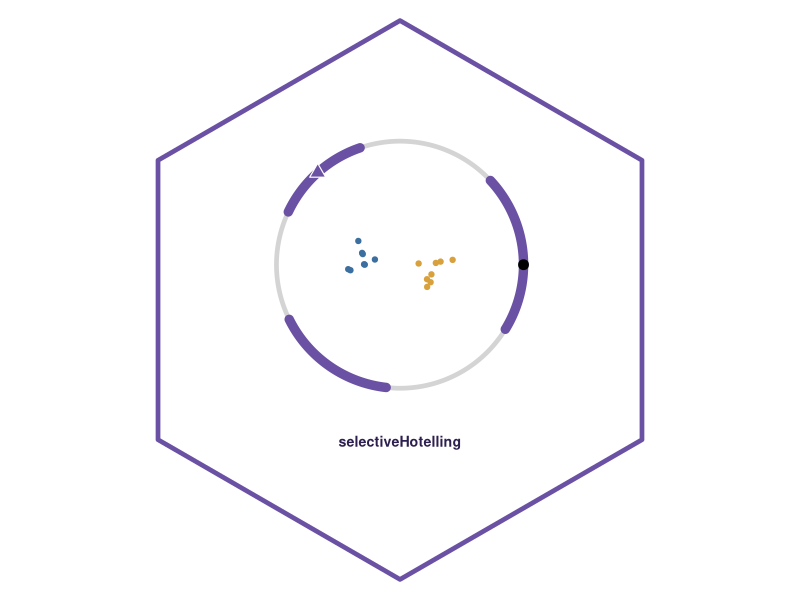

Recreate this plot in R.
# Hex logo: the circle of rotation angles (Figure 3(c) of the paper). The thick arcs are the
# angles at which the clustering still returns the tested pair; the black dot is the observed
# data (angle 0) and the triangle an accepted step. Run from the package root:
#   Rscript pkgdown/logo.R          -> man/figures/logo.png
library(ggplot2)
FEAS <- "#6A51A3"; INFEAS <- "#D4D4D4"; CL1 <- "#3B6FA0"; CL2 <- "#D9A13B"; INK <- "#2D1F4F"

hex <- data.frame(x = 0.95 * cos(pi / 6 + (0:5) * pi / 3), y = 0.95 * sin(pi / 6 + (0:5) * pi / 3))
arc <- function(a, b, n = 200) { t <- seq(a, b, length.out = n); data.frame(x = cos(t), y = sin(t)) }
R <- 0.42; cy <- 0.12                                   # circle radius and centre
sc <- function(d) transform(d, x = R * x, y = R * y + cy)
arcs <- list(c(-0.55, 0.75), c(1.9, 2.7), c(3.6, 4.6))  # feasible angles (radians)
feas <- do.call(rbind, lapply(seq_along(arcs), function(i) cbind(sc(arc(arcs[[i]][1], arcs[[i]][2])), g = i)))
obs <- sc(data.frame(x = 1, y = 0))
acc <- sc(data.frame(x = cos(2.3), y = sin(2.3)))
set.seed(3)                                             # two small tested clusters inside the circle
pts <- rbind(data.frame(x = rnorm(8, -0.13, 0.04), y = rnorm(8, cy + 0.03, 0.04), c = CL1),
             data.frame(x = rnorm(8,  0.13, 0.04), y = rnorm(8, cy - 0.03, 0.04), c = CL2))

p <- ggplot() +
  geom_polygon(data = hex, aes(x, y), fill = "white", colour = FEAS, linewidth = 1.6) +
  geom_path(data = sc(arc(0, 2 * pi, 400)), aes(x, y), colour = INFEAS, linewidth = 1.6) +
  geom_path(data = feas, aes(x, y, group = g), colour = FEAS, linewidth = 3.2, lineend = "round") +
  geom_point(data = pts, aes(x, y), colour = pts$c, size = 1.5) +
  geom_point(data = obs, aes(x, y), colour = "black", size = 3) +
  geom_point(data = acc, aes(x, y), shape = 24, fill = FEAS, colour = "white", size = 3.6, stroke = 0.6) +
  annotate("text", x = 0, y = -0.48, label = "selectiveHotelling", colour = INK,
           size = 3.6, fontface = "bold", family = "sans") +
  coord_equal(xlim = c(-0.9, 0.9), ylim = c(-1.02, 1.02), expand = FALSE) +
  theme_void() + theme(plot.background = element_rect(fill = "transparent", colour = NA))
ggsave("man/figures/logo.png", p, width = 1.73, height = 2, units = "in", dpi = 300, bg = "transparent")
